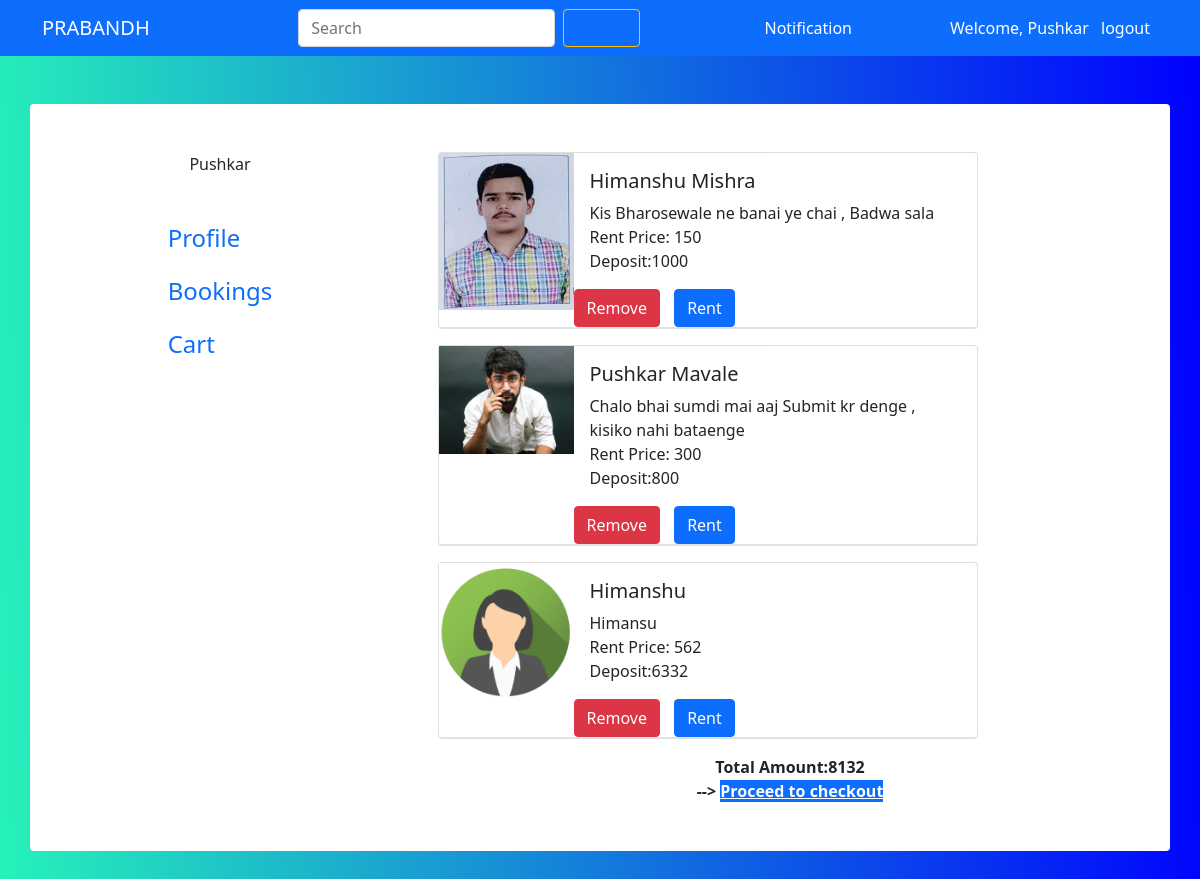
The app's page /cart/ (signed in) with its own data.
### Rent/models.py (models this page shows)
class Product(models.Model):
    seller_of_item=models.ForeignKey(Seller,related_name='seller_of_item', on_delete=models.CASCADE)
    availability=models.BooleanField(default=True)
    title=models.CharField(max_length=20)
    category = models.ForeignKey(Category, on_delete=models.SET_NULL, blank=True, null=True)
    subcategory=models.ForeignKey(Subcategory,on_delete=models.SET_NULL, blank=True, null=True)
    rental_price=models.IntegerField()
    about=models.TextField()
    deposit=models.IntegerField()
    image_of_product=models.ImageField(upload_to='title_photos')
    def __str__(self):
        return self.title

### Rent/views.py (the view)
# urls.py: path('cart/',views.cart,name="cart"),
def cart(request):
    us = request.user
    Cartobj=(Cart.objects.filter(user=us)).values('product_id')
    print(Cartobj)
    prod=[]
    j=0
    for i in Cartobj:
        j=j+1
    print(j)
    for i in range(0, j):
        prod=prod+list(Cartobj[i].values())
    print(prod)
    sum=0
    products = Product.objects.filter(id__in=prod)
    for i in products:
        sum=sum+i.deposit
    param = {
        'product': products,
        'sum':sum,
        "STRIPE_PUBLIC_KEY": settings.STRIPE_PUBLIC_KEY
    }
    print(products)
    return render(request, 'User/booking.html', param)

### User/templates/User/booking.html (shortened to what this page needs)
{% extends 'User/profile.html' %}
{% load static %}
{% block content %}
<body>
        <div class="container rounded bg-white mt-5 mb-5">
            <div class="row">
                <div class="col-md-4 border-right">
                    <div class="d-flex flex-column align-items-center text-center p-3 py-5">
                        <span class="font-weight-bold">{{user}}</span>
 <div class="p-3 py-5">
                        <div class="d-flex justify-content-between align-items-center mb-3">
                            <h4 class="text-right"><a href="/user/profile/" class="text-decoration-none" target="_self"> Profile </a></h4>
                        </div>
                        <div class="d-flex justify-content-between align-items-center mb-3">
                            <h4 class="text-right"><a href="/booking/" class="text-decoration-none"> Bookings </a></h4>
                        </div>
                        <div class="d-flex justify-content-between align-items-center mb-3">
                            <h4 class="text-right"><a href="/cart/" class="text-decoration-none"> Cart </a></h4>
                        </div>
                    </div>
                    </div>
                </div>
                <div class="col-md">
                    <div class="p-3 py-5">
                        <div>
            {% for i in product %}
            <div class="card mb-3 border-bottom" style="max-width: 540px;">
              <div class="row g-0 border-bottom">
                <div class="col-md-3 col-sm-4">
                  <img src='/media/{{i.image_of_product}}' class="img-fluid me-2" alt="...">
                </div>
                <div class="col-md-9 col-sm-8">
                    <div class="card-body">
                      <h5 class="card-title">{{i.title}}</h5>
                            <p class="card-text">
                              {{i.about}}<BR>Rent Price: {{i.rental_price}}</BR>
                              Deposit:{{i.deposit}}
                            </p>
                    </div>
                  <a href="/cartdel/{{i.id}}" class="btn btn-danger" style="margin-right:10px;">Remove</a>
                  <a href="#" class="btn btn-primary">Rent</a>
                </div>
              </div>
            </div>
            {% endfor %}
<center>
                <b>Total Amount:{{sum}}<b><br/>
                    {% csrf_token %} -->
                    <a href="{% url 'check' %}" class="btn-primary" id="checkout-button">Proceed to checkout</a>
            </center>
                                    </div>
                        </div>
                    </div>
                </div>
            </div>
    </body>
</html>
</body>
{% endblock%}

### User/templates/User/basic.html (shortened to what this page needs)
<!DOCTYPE html>
<html lang="en">
<head>
  <link href="https://cdn.jsdelivr.net/npm/bootstrap@5.1.0/dist/css/bootstrap.min.css" rel="stylesheet"
>
</head>
  <body>
      <nav class="navbar navbar-dark bg-primary">
          <div class="container">
            <div class="me-4">
              <a href="/" class="navbar-brand">PRABANDH</a>
            </div>
            <form class="d-flex" method='get' action='/search/1'>
              <input class="form-control me-2" type="search" placeholder="Search" aria-label="Search" name="search" id="search">
              <button class="btn btn-outline-warning" type="submit" ><a href="/search/1">Search </a></button>
            </form>
            <a class="nav-item nav-link col-1" style="color: white" href="/noti">Notification</a>
            <div class="color">
              {% if user.is_authenticated %}
                <a href="/user/profile" class="text-decoration-none" style="color: white">Welcome, {{user}}</a>
                <a href="/user/logout" class="text-decoration-none mx-2" style="color: white">logout</a>
              {% else %}
                <a href="/user/" class="text-decoration-none" style="color: white">Sign Up</a>
                <span style="color: white">/</span>
                <a href="/user/login" class="text-decoration-none" style="color: white">Login</a>
              {% endif %}
            </div>
          </div>
      </nav>
      {% block content %}
      {% endblock %}
    </body>
</html>

### User/templates/User/booking.html (style rules this page uses)
body { background: linear-gradient(268deg, #0000ff, #00f0add9); }

### records on screen
Product: image_of_product (picture), title "Himanshu Mishra", about "Kis Bharosewale ne banai ye chai , Badwa sala", rental_price "150", deposit "1000"
Product: image_of_product (picture), title "Pushkar Mavale", about "Chalo bhai sumdi mai aaj Submit kr denge , kisiko nahi bataenge", rental_price "300", deposit "800"
Product: image_of_product (picture), title "Himanshu", about "Himansu", rental_price "562", deposit "6332"

### other values on screen
{{ user }} "Pushkar"
{{ sum }} "8132"
